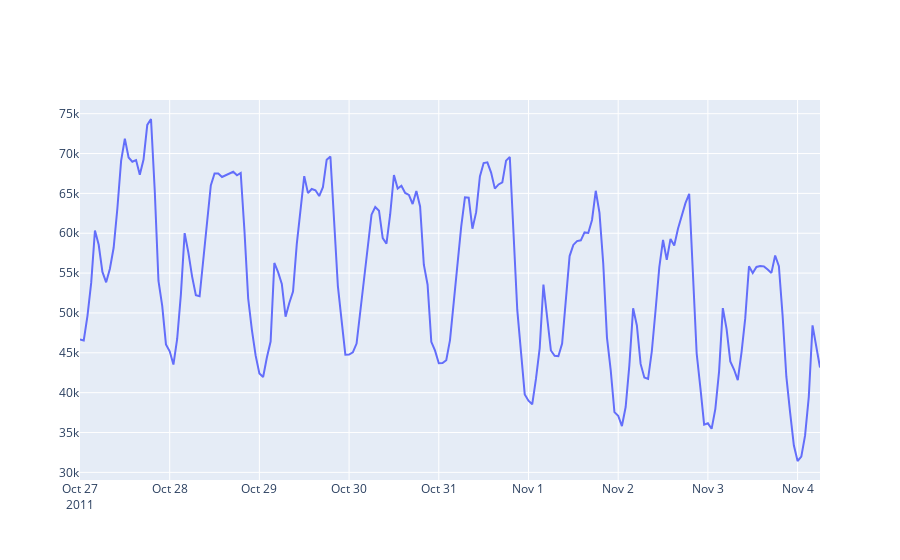

Here is the notebook cell this chart was saved with:
### Code cell
plotly_df(df, 'values')

### Figure 1 — Plotly figure (JSON) as saved in the notebook; plotly's stock layout.template omitted (floating-point values rounded to 4 significant figures; data arrays with more than 128 entries replaced by an {"elided": "..."} marker saying what was removed)
{"data": [{"mode": "lines", "name": "values", "type": "scatter", "x": {"elided": "199 str values"}, "y": {"elided": "199 float values"}}], "layout": {}}
